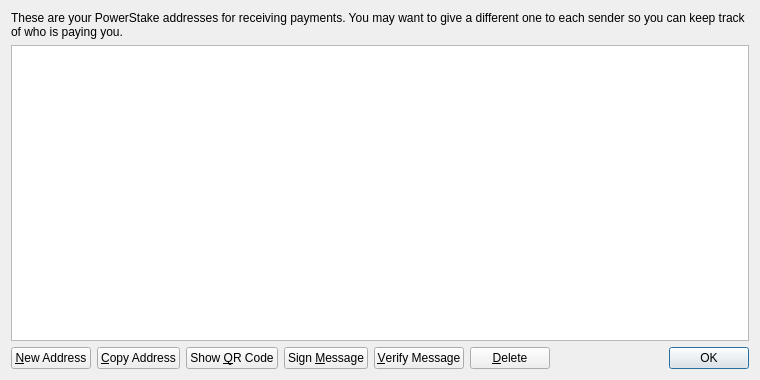
<?xml version="1.0" encoding="UTF-8"?>
<ui version="4.0">
 <class>AddressBookPage</class>
 <widget class="QWidget" name="AddressBookPage">
  <property name="geometry">
   <rect>
    <x>0</x>
    <y>0</y>
    <width>760</width>
    <height>380</height>
   </rect>
  </property>
  <property name="windowTitle">
   <string>Address Book</string>
  </property>
  <layout class="QVBoxLayout" name="verticalLayout">
   <item>
    <widget class="QLabel" name="labelExplanation">
     <property name="text">
      <string>These are your PowerStake addresses for receiving payments. You may want to give a different one to each sender so you can keep track of who is paying you.</string>
     </property>
     <property name="textFormat">
      <enum>Qt::PlainText</enum>
     </property>
     <property name="wordWrap">
      <bool>true</bool>
     </property>
    </widget>
   </item>
   <item>
    <widget class="QTableView" name="tableView">
     <property name="contextMenuPolicy">
      <enum>Qt::CustomContextMenu</enum>
     </property>
     <property name="toolTip">
      <string>Double-click to edit address or label</string>
     </property>
     <property name="tabKeyNavigation">
      <bool>false</bool>
     </property>
     <property name="alternatingRowColors">
      <bool>true</bool>
     </property>
     <property name="selectionMode">
      <enum>QAbstractItemView::SingleSelection</enum>
     </property>
     <property name="selectionBehavior">
      <enum>QAbstractItemView::SelectRows</enum>
     </property>
     <property name="sortingEnabled">
      <bool>true</bool>
     </property>
     <attribute name="verticalHeaderVisible">
      <bool>false</bool>
     </attribute>
    </widget>
   </item>
   <item>
    <layout class="QHBoxLayout" name="horizontalLayout">
     <item>
      <widget class="QPushButton" name="newAddressButton">
       <property name="toolTip">
        <string>Create a new address</string>
       </property>
       <property name="text">
        <string>&amp;New Address</string>
       </property>
       <property name="icon">
        <iconset resource="../bitcoin.qrc">
         <normaloff>:/icons/add</normaloff>:/icons/add</iconset>
       </property>
      </widget>
     </item>
     <item>
      <widget class="QPushButton" name="copyToClipboard">
       <property name="toolTip">
        <string>Copy the currently selected address to the system clipboard</string>
       </property>
       <property name="text">
        <string>&amp;Copy Address</string>
       </property>
       <property name="icon">
        <iconset resource="../bitcoin.qrc">
         <normaloff>:/icons/editcopy</normaloff>:/icons/editcopy</iconset>
       </property>
      </widget>
     </item>
     <item>
      <widget class="QPushButton" name="showQRCode">
       <property name="text">
        <string>Show &amp;QR Code</string>
       </property>
       <property name="icon">
        <iconset resource="../bitcoin.qrc">
         <normaloff>:/icons/qrcode</normaloff>:/icons/qrcode</iconset>
       </property>
      </widget>
     </item>
     <item>
      <widget class="QPushButton" name="signMessage">
       <property name="toolTip">
        <string>Sign a message to prove you own a PowerStake address</string>
       </property>
       <property name="text">
        <string>Sign &amp;Message</string>
       </property>
       <property name="icon">
        <iconset resource="../bitcoin.qrc">
         <normaloff>:/icons/edit</normaloff>:/icons/edit</iconset>
       </property>
      </widget>
     </item>
     <item>
      <widget class="QPushButton" name="verifyMessage">
       <property name="toolTip">
        <string>Verify a message to ensure it was signed with a specified PowerStake address</string>
       </property>
       <property name="text">
        <string>&amp;Verify Message</string>
       </property>
       <property name="icon">
        <iconset resource="../bitcoin.qrc">
         <normaloff>:/icons/transaction_0</normaloff>:/icons/transaction_0</iconset>
       </property>
      </widget>
     </item>
     <item>
      <widget class="QPushButton" name="deleteButton">
       <property name="toolTip">
        <string>Delete the currently selected address from the list</string>
       </property>
       <property name="text">
        <string>&amp;Delete</string>
       </property>
       <property name="icon">
        <iconset resource="../bitcoin.qrc">
         <normaloff>:/icons/remove</normaloff>:/icons/remove</iconset>
       </property>
      </widget>
     </item>
     <item>
      <spacer name="horizontalSpacer">
       <property name="orientation">
        <enum>Qt::Horizontal</enum>
       </property>
       <property name="sizeHint" stdset="0">
        <size>
         <width>40</width>
         <height>20</height>
        </size>
       </property>
      </spacer>
     </item>
     <item>
      <widget class="QDialogButtonBox" name="buttonBox">
       <property name="sizePolicy">
        <sizepolicy hsizetype="Maximum" vsizetype="Fixed">
         <horstretch>0</horstretch>
         <verstretch>0</verstretch>
        </sizepolicy>
       </property>
       <property name="standardButtons">
        <set>QDialogButtonBox::Ok</set>
       </property>
      </widget>
     </item>
    </layout>
   </item>
  </layout>
 </widget>
 <resources>
  <include location="../bitcoin.qrc"/>
 </resources>
 <connections/>
</ui>
